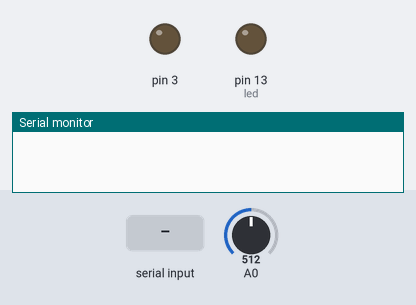
A sketch run on a simulated Arduino Uno, built with avr-gcc and run on an emulated ATmega328P. Shown: output pins drawn as LEDs (lit = HIGH), the last lines printed to the serial monitor. The inputs (shaded band) are chosen by the test bench; at power-on: A0 = 512. Pins used as bus, display or sensor lines are not drawn.

Above: at 1.2 s.
1.3 s: "start\n" received over Serial
At 2.5 s:
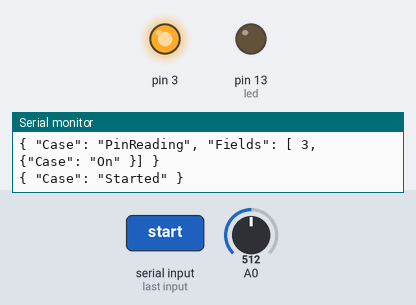
2.8 s: "test\n" received over Serial
At 3.7 s:
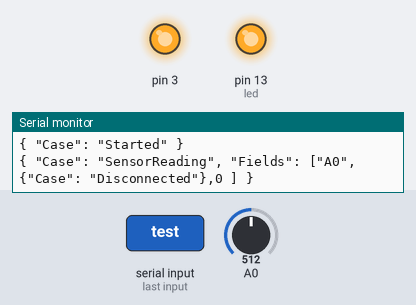
4.3 s: "stop\n" received over Serial
At 5.0 s:
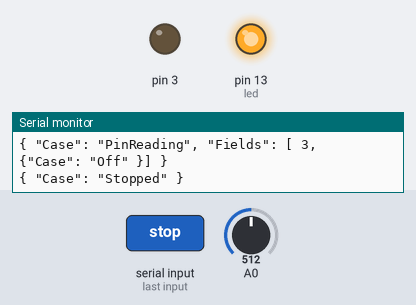
Timing chart, 0 to 7.3 s (numbered marks = the images above; inputs shaded):
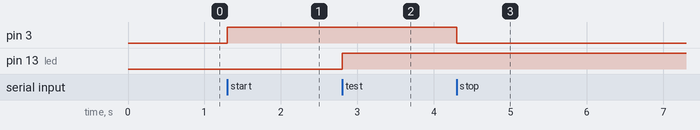

Measured:
- after the input at 1.3 s, pin 3: LOW → HIGH at once
- after the input at 2.8 s, pin 13 (led): LOW → HIGH at once
- after the input at 4.3 s, pin 3: HIGH → LOW at once

The sketch:

foosball_goal_counter.ino
```cpp
bool started = false;
unsigned long time;

int led = 13;
int threshold = 50;

int sensor_count = 1;
int power_pin_from = 2;
bool is_connected[] = {0, 0, 0, 0};


void setup() {
  Serial.begin(250000);
  for  (int i = power_pin_from ; i < power_pin_from + (sensor_count * 2); i++) {
    pinMode(i, OUTPUT);
  }
  pinMode(led, OUTPUT);
}

void loop() {
  commands();
  if (started) {
    for  (int i = 0; i < sensor_count; i++) {
      bool state = is_connected[i];
      bool result = detect(i , state);
      if (state != result) {
        is_connected[i] = result;
        time = micros();
        send(i, result);
      }
    }
  }
}

void commands() {
  while (Serial.available() > 0) {
    String cmd = Serial.readStringUntil('\n');
    if (cmd.startsWith("start")) {
      started = true;
      toggle(HIGH);
      Serial.println("{ \"Case\": \"Started\" }");
    }
    else if (cmd.startsWith("stop")) {
      started = false;

      for  (int i = 0; i < sensor_count; i++) {
          is_connected[i] = false;
      }
      toggle(LOW);
      Serial.println("{ \"Case\": \"Stopped\" }");
    }
    else if (cmd.startsWith("test")) {
      for  (int i = 0; i < sensor_count; i++) {
        bool state = is_connected[i];
        send(i, state);
      }
    }
  }
}

int detect(int pin, bool is_connected ) {
  int sensorValue = analogRead(pin);

  // Serial.println(sensorValue);
  if (is_connected && sensorValue > threshold) {
    return false;
  }
  else if (!is_connected && sensorValue <= threshold) {
    return true;
  }
  return is_connected;
}

void toggle(int mode) {
  for (int i = power_pin_from ; i < power_pin_from + (sensor_count * 2); i++) {
    digitalWrite(i, mode);
    Serial.println(
      String("{ \"Case\": \"PinReading\", \"Fields\": [ ")
      + (i)
      + String(",  {\"Case\": \"")
      + String(mode ? "On" : "Off")
      + String("\" }] }")
    );
  }
}

void send(int pin, bool result)
{
  Serial.println(
    String("{ \"Case\": \"SensorReading\", \"Fields\": [\"A" )
    + pin
    + String("\", {\"Case\": \"")
    + String(result ? "Connected" : "Disconnected" )
    + String("\"},")
    + time
    + String(" ] }")
  );
  digitalWrite(led, result ? LOW : HIGH);
}
```
